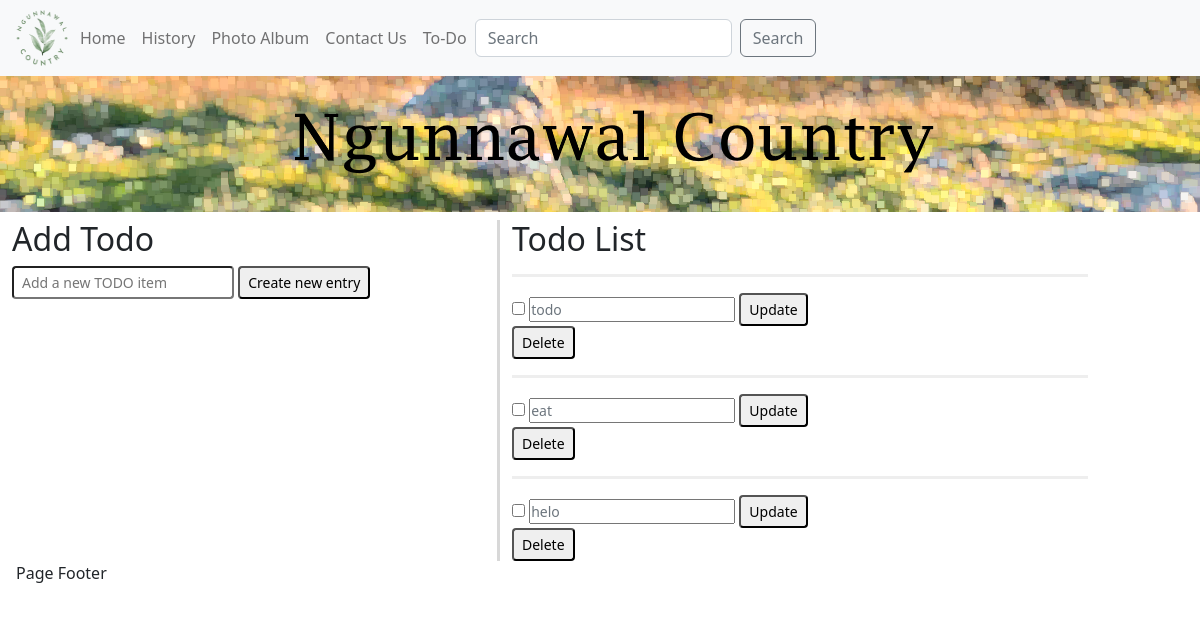
The page /todo.html on the database as committed earlier.
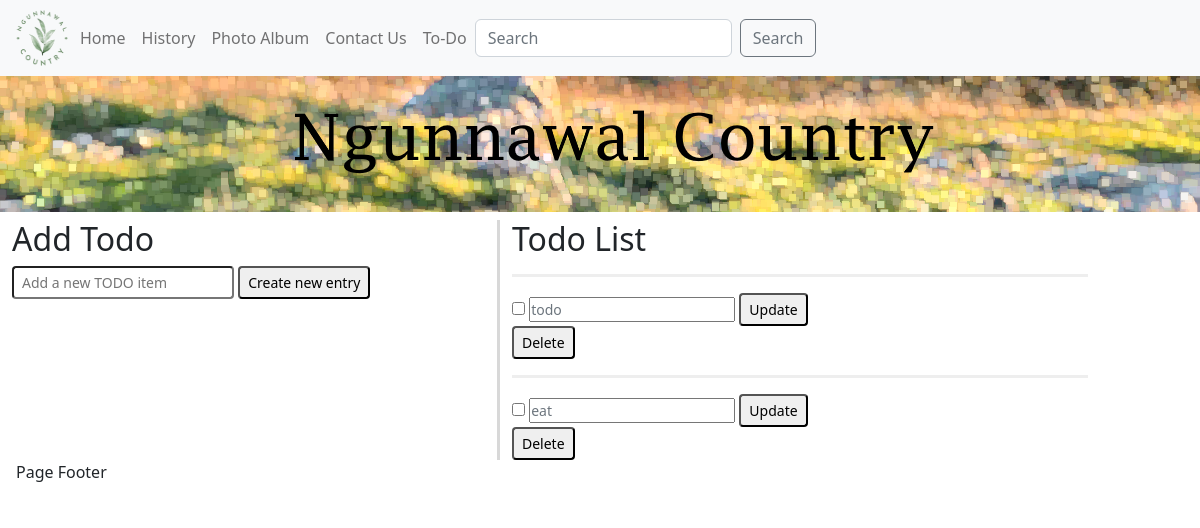
The same page on the database as committed later.
### models.py (models this page shows)
class todo (db.Model):
    id = db.Column(db.Integer, primary_key=True, autoincrement=True)
    text = db.Column(db.Text)
    done = db.Column(db.Boolean)

### app.py (the view, shortened to what this page needs)
@app.route('/todo.html', methods=["POST", "GET"])
def view_todo():
    all_todo = db.session.query(todo).all()  # retrieves whole of to do table from database
    return render_template("todo.html", todos=all_todo)  # sends the user back to the to do page

### templates/todo.html (shortened to what this page needs)
{% extends 'template.html' %}
{% block cellContent1 %}
    <div class="row">
        <div class="col-5 vertical-divider">
            <h2>Add Todo</h2>
            <form method="POST" action="">
                <input type="text" name="text" placeholder="Add a new TODO item" class="form-control-sm">
                <button type="submit" value="update" class="form-control-sm">Create new entry</button>
            </form>
        </div>
        <div class="col-6">
            <h2>Todo List</h2>
            {% for todo in todos %}
                <p>
                <hr class="horizontal-divider">
                <form method="POST" action="/todoedit/{{ todo.id }}">
                    <input type="checkbox" onclick="redirect('/todoedit/{{ todo.id }}')"
                           data-target="/todoedit/{{ todo.id }}" name="done">
                    <input type="text" title="{{ todo.dateAdded }}" value="{{ todo.text }}" name="text"
                           class="form-text">
                    <button type="submit" value="update" class="form-control-sm">Update</button>
                </form>
                <form method="GET" action="/todoedit/{{ todo.id }}">
                    <button type="submit" value="delete" class="form-control-sm">Delete</button>
                </form>
            {% endfor %}
        </div>
    </div>
{% endblock %}

### templates/template.html (shortened to what this page needs)
<!DOCTYPE html>
<html lang="en">
<head>
    <link rel="stylesheet" href="/static/ngunnawal.css">
    <link rel="stylesheet" href="/static/css/bootstrap.css">
</head>
<body>
<nav class="navbar navbar-expand-lg bg-light">
    <div class="container-fluid">
        <a>
            <img src="/static/images/logo.png" alt="logo" width="60" height="60">
        </a>
        <div class="collapse navbar-collapse" id="navbarNav">
            <ul class="navbar-nav">
                <li class="nav-item">
                    <a class="nav-link" href="/">Home</a>
                </li>
                <li class="nav-item">
                    <a class="nav-link" href="history.html">History</a>
                </li>
                <li class="nav-item">
                    <a class="nav-link" href="photo.html">Photo Album</a>
                </li>
                <li class="nav-item">
                    <a class="nav-link" href="contact.html">Contact Us</a>
                </li>
                <li class="nav-item">
                    <a class="nav-link" href="todo.html">To-Do</a>
                </li>
            </ul>
            <form class="d-flex" role="search">
                <input class="form-control me-2" type="search" placeholder="Search" aria-label="Search">
                <button class="btn btn-outline-secondary" type="submit">Search</button>
            </form>
        </div>
    </div>
</nav>
<div class="banner">
    <img src="/static/images/banner.png" alt="website banner">
</div>
<div class="container-fluid">
    <div class="row">
        <div class="col-12 align-centre">
        </div>
    </div>
    <div class="row">
        <div class="col-12">
            {% block cellContent1 %} {% endblock %}
        </div>
    </div>
</div>
<div class="footer">
    <p>
        Page Footer
    </p>
</div>
</body>
</html>

### static/ngunnawal.css (style rules this page uses)
* { margin: 0; padding: 0; box-sizing: border-box; }
body { background-color: #cff2ec; }
.banner > img { display: block; margin-left: auto; margin-right: auto; max-height: 100%; max-width: 100%; height: auto; }
.align-centre { text-align: center; }
.navbar { overflow: hidden; background-color: #ffffff; position: fixed; top: 0; width: 100%; z-index: 1000; }
.footer { overflow: hidden; background-color: #ffffff; width: 100%; bottom: 0; }
.footer > p { float: bottom; padding-left: 1em; }
hr.horizontal-divider { border-top: 3px solid #bbb; }
.vertical-divider { border-right: 3px solid #d8d8d8; }

Rows that differ between the two databases and show on the page:
removed todo: text "helo"
